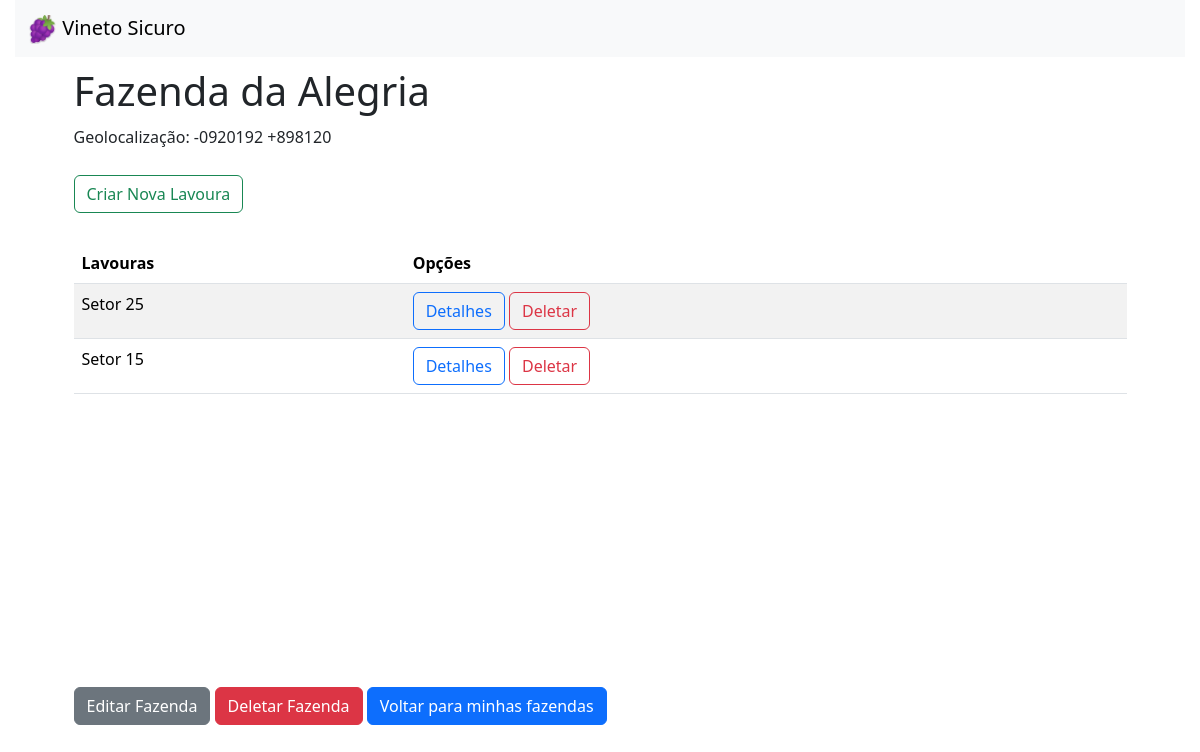
Screenshot of /farms/2/ with the database file from the repository.
### app1/models.py (models this page shows, shortened)
class Farm(models.Model):
    name = models.CharField(max_length=100)
    geolocalization = models.CharField(max_length=100, null=True)

class Harvest(models.Model):
    localization = models.CharField(max_length=100)
    farm = models.ForeignKey(Farm,
                               null=False,
                               on_delete=models.CASCADE,
                               related_name='harvests',
                               )

### app1/views.py (the view)
# urls.py: path('farms/<int:pk>/', views.farm_detail, name='farm_detail'),
def farm_detail(request, pk):
    farm = get_object_or_404(Farm, pk=pk)
    return render(request, 'app1/farm_detail.html', {'farm': farm})

### Templates/app1/farm_detail.html (shortened to what this page needs)
<!DOCTYPE html>
{% load static %}
<html lang="en">
<head>
    <link href="https://cdn.jsdelivr.net/npm/bootstrap@5.3.2/dist/css/bootstrap.min.css" rel="stylesheet">
    <link href="{% static '/app1/img/style.css' %}" rel="stylesheet">
</head>
<body>
    <nav class="navbar bg-body-tertiary">
        <div class="container-fluid">
          <a class="navbar-brand" href="#">
            <img src="{% static '/app1/img/logo.png' %}"  alt="Logo" width="30"  class="d-inline-block align-text-top">
            Vineto Sicuro
          </a>
        </div>
      </nav>
    <h1 style="margin-top: 10px; margin-left: 5%;" >{{ farm.name }}</h1>
    <p style="margin-top: 10px; margin-left: 5%;">Geolocalização: {{ farm.geolocalization }}</p>
    <a href="{% url 'app1:harvest_create' farm.pk %}" style="margin-top: 10px; margin-left: 5%;" type="button" class="btn btn-outline-success">Criar Nova Lavoura</a>
    <div style=" padding-left: 5%; padding-right: 5% ; margin-top: 30px;">
        <table class="table table-striped table-hover">
          <thead>
            <tr>
              <th scope="col">Lavouras</th>
              <th scope="col">Opções</th>
            </tr>
          </thead>
          {% for harvest in farm.harvests.all %}
            <tr>
              <td>{{ harvest.localization }}</td>
              <td>
                <a href="{% url 'app1:harvest_detail' farm.pk harvest.pk %}" type="button" class="btn btn-outline-primary">Detalhes</a>
                <a href="{% url 'app1:harvest_delete' farm.pk harvest.pk %}" type="button" class="btn btn-outline-danger">Deletar</a>
              </td>
            </tr>
            {% endfor %}
        </table>
      </div>
    <div  style="margin-left: 5%; margin-top: 25%" id="opcoesfazenda">
    <a href="{% url 'app1:farm_edit' farm.pk %}" type="button" class="btn btn-secondary">Editar Fazenda</a>
    <a href="{% url 'app1:farm_delete' farm.pk %}" type="button" class="btn btn-danger">Deletar Fazenda</a>
    <a href="{% url 'app1:farm_list' %}" type="button" class="btn btn-primary">Voltar para minhas fazendas</a>
</body>
</html>

### static/app1/img/style.css (style rules this page uses)
body { padding-left: 15px; padding-right: 15px ; }
#opcoesfazenda { margin-left: 5%; }

### rows the page displays
Farm: name "Fazenda da Alegria", geolocalization "-0920192 +898120"
Harvest: localization "Setor 25"
Harvest: localization "Setor 15"
